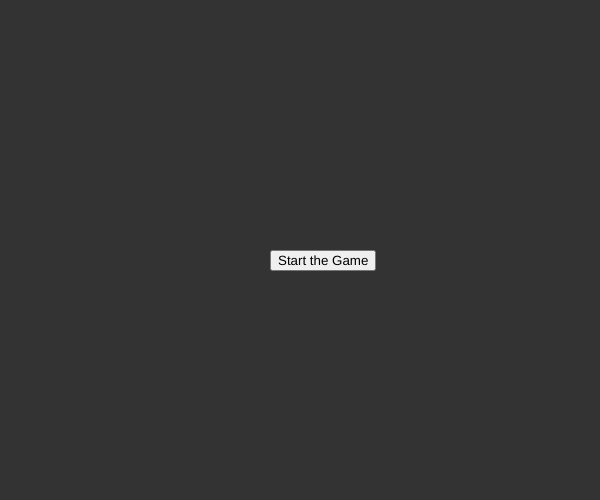
Frame 1 (no input)
Frame 60 (no input): identical to frame 1, image omitted
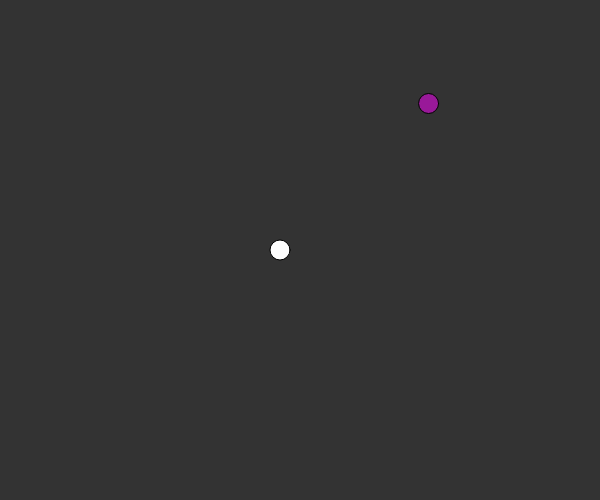
Frame 120 (the mouse pressed at the canvas centre since frame 60)

The p5.js sketch that drew these frames (run headless with seeded random() and noise() and a simulated clock; from frame 60 on, the mouse is pressed at the canvas centre):

// p5.js sketch
// ── sketch.js
var snake, food, button, gameStart, last;

function setup() {
	gameStart = false;
	createCanvas(600, 500);
	button = createButton("Start the Game")
	button.position(width/2 - 30, height/2);
	button.mousePressed(startTheGame)
	frameRate(20)
	snake = new Snake;
	food = new Food;
	food.createPosition();
};

function draw() {
	if (gameStart){
		button.hide();
		background(51);

		fill('rgba(100%,0%,100%,0.5)');
		ellipse(food.position.x, food.position.y, 20, 20)

		snake.draw();
		snake.update();
		snake.eatFood();
		
	}else{
		background(51)
		button.show();
	}
};

function keyPressed(direction) {

	snake.direction(direction)

 	if(keyCode === OPTION){
		snake.incre();
	}
	
	last = direction.key
};

function startTheGame() {
	gameStart = true;
	background(51);

}
// ── food.js
function Food(){

	this.createPosition = function() {
		this.position = createVector(random(width), random(height))
	};

};
// ── snake.js
function Snake(){
	this.position = createVector(width/2, height/2);
	this.direction = "right"
	this.xSpeed = 2;
	this.ySpeed = 0;
	this.tail = [];
	this.tailCounter = 0;

	this.draw = function(){
		fill(255)
		for(var i = 0; i < this.tail.length; i++){

			ellipse(this.tail[i].x, this.tail[i].y, 20, 20)

		}

		fill(255);
		ellipse(this.position.x, this.position.y, 20, 20);
	};

	this.update = function() {

		if(this.tailCounter === this.tail.length){

			for(var i = 0; i < this.tail.length - 1; i++){

				this.tail[i] = this.tail[i + 1]

			}

		}

		this.tail[this.tailCounter - 1] = createVector(this.position.x, this.position.y)

		if(this.position.x > width){
			this.position.x = 0;
		}else if(this.position.x < 0){
			this.position.x = width;
		}else if(this.position.y > height){
			this.position.y = 0;
		}else if(this.position.y < 0){
			this.position.y = height;
		};

		this.position.x += this.xSpeed * 5;
		this.position.y += this.ySpeed * 5;
	};

	this.direction = function(keyForDirection){
		console.log(keyForDirection)
		if (keyForDirection === this.direction === "right"){

		}
		
	};

	this.eatFood = function() {
		var d = dist(this.position.x, this.position.y, food.position.x, food.position.y)
		if(d < 20){
			this.tailCounter++
			food.createPosition();
		}
	};

	this.incre = function() {
		this.tailCounter++
	}
};
